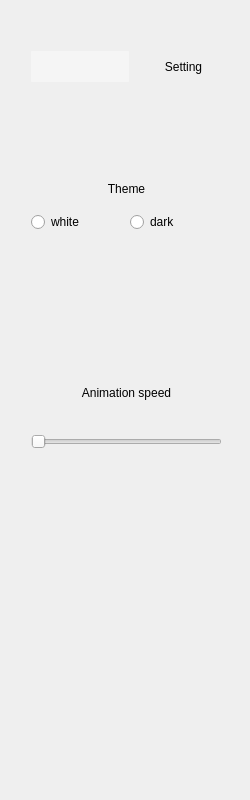
<?xml version="1.0" encoding="UTF-8"?>
<ui version="4.0">
 <class>Form</class>
 <widget class="QWidget" name="Form">
  <property name="geometry">
   <rect>
    <x>0</x>
    <y>0</y>
    <width>250</width>
    <height>800</height>
   </rect>
  </property>
  <property name="minimumSize">
   <size>
    <width>250</width>
    <height>800</height>
   </size>
  </property>
  <property name="windowTitle">
   <string>Form</string>
  </property>
  <property name="styleSheet">
   <string notr="true"/>
  </property>
  <layout class="QVBoxLayout" name="verticalLayout_4">
   <item>
    <widget class="MyScrollArea" name="scrollArea">
     <property name="focusPolicy">
      <enum>Qt::NoFocus</enum>
     </property>
     <property name="styleSheet">
      <string notr="true"/>
     </property>
     <property name="frameShape">
      <enum>QFrame::NoFrame</enum>
     </property>
     <property name="widgetResizable">
      <bool>true</bool>
     </property>
     <property name="alignment">
      <set>Qt::AlignLeading|Qt::AlignLeft|Qt::AlignVCenter</set>
     </property>
     <widget class="ScrollAreaWidget" name="scroll_widget">
      <property name="geometry">
       <rect>
        <x>0</x>
        <y>0</y>
        <width>232</width>
        <height>782</height>
       </rect>
      </property>
      <widget class="QWidget" name="">
       <property name="geometry">
        <rect>
         <x>20</x>
         <y>30</y>
         <width>201</width>
         <height>51</height>
        </rect>
       </property>
       <layout class="QHBoxLayout" name="horizontalLayout">
        <item>
         <widget class="StyleButton" name="button_close">
          <property name="minimumSize">
           <size>
            <width>31</width>
            <height>31</height>
           </size>
          </property>
          <property name="focusPolicy">
           <enum>Qt::ClickFocus</enum>
          </property>
          <property name="styleSheet">
           <string notr="true">QPushButton {
image: url(:/icon/icons/back.png);
border-radius:1px;
background-color:rgb(245, 245, 245);
}
QPushButton:hover{
background-color:#ecf5ff;
border-style:solid;
border-width:1px;
border-color:#409eff;
}
QPushButton:pressed{
margin:2px;
}</string>
          </property>
          <property name="text">
           <string/>
          </property>
          <property name="iconSize">
           <size>
            <width>16</width>
            <height>16</height>
           </size>
          </property>
         </widget>
        </item>
        <item>
         <widget class="QLabel" name="label_setting">
          <property name="text">
           <string>Setting</string>
          </property>
          <property name="alignment">
           <set>Qt::AlignCenter</set>
          </property>
         </widget>
        </item>
       </layout>
      </widget>
      <widget class="QWidget" name="">
       <property name="geometry">
        <rect>
         <x>20</x>
         <y>160</y>
         <width>191</width>
         <height>61</height>
        </rect>
       </property>
       <layout class="QVBoxLayout" name="verticalLayout_3">
        <item>
         <widget class="QLabel" name="label_theme">
          <property name="text">
           <string>Theme</string>
          </property>
          <property name="alignment">
           <set>Qt::AlignCenter</set>
          </property>
         </widget>
        </item>
        <item>
         <layout class="QHBoxLayout" name="horizontalLayout_2">
          <item>
           <widget class="QRadioButton" name="button_theme_white">
            <property name="text">
             <string>white</string>
            </property>
           </widget>
          </item>
          <item>
           <widget class="QRadioButton" name="button_theme_dark">
            <property name="text">
             <string>dark</string>
            </property>
           </widget>
          </item>
         </layout>
        </item>
       </layout>
      </widget>
      <widget class="QWidget" name="">
       <property name="geometry">
        <rect>
         <x>20</x>
         <y>350</y>
         <width>191</width>
         <height>91</height>
        </rect>
       </property>
       <layout class="QVBoxLayout" name="verticalLayout_2">
        <item>
         <widget class="QLabel" name="label_animation">
          <property name="text">
           <string>Animation speed</string>
          </property>
          <property name="alignment">
           <set>Qt::AlignCenter</set>
          </property>
         </widget>
        </item>
        <item>
         <widget class="StyleSlider" name="slider_animation">
          <property name="minimumSize">
           <size>
            <width>0</width>
            <height>21</height>
           </size>
          </property>
          <property name="styleSheet">
           <string notr="true"/>
          </property>
          <property name="orientation">
           <enum>Qt::Horizontal</enum>
          </property>
         </widget>
        </item>
       </layout>
      </widget>
     </widget>
    </widget>
   </item>
  </layout>
 </widget>
 <customwidgets>
  <customwidget>
   <class>ScrollAreaWidget</class>
   <extends>QWidget</extends>
   <header>src.MyClass.MyWidget</header>
   <container>1</container>
  </customwidget>
  <customwidget>
   <class>MyScrollArea</class>
   <extends>QScrollArea</extends>
   <header>src.MyClass.MyWidget</header>
   <container>1</container>
  </customwidget>
  <customwidget>
   <class>StyleSlider</class>
   <extends>QSlider</extends>
   <header>src.MyClass.MyWidget</header>
  </customwidget>
  <customwidget>
   <class>StyleButton</class>
   <extends>QPushButton</extends>
   <header>src.MyClass.MyWidget</header>
  </customwidget>
 </customwidgets>
 <resources>
  <include location="../res/resource.qrc"/>
 </resources>
 <connections/>
</ui>
